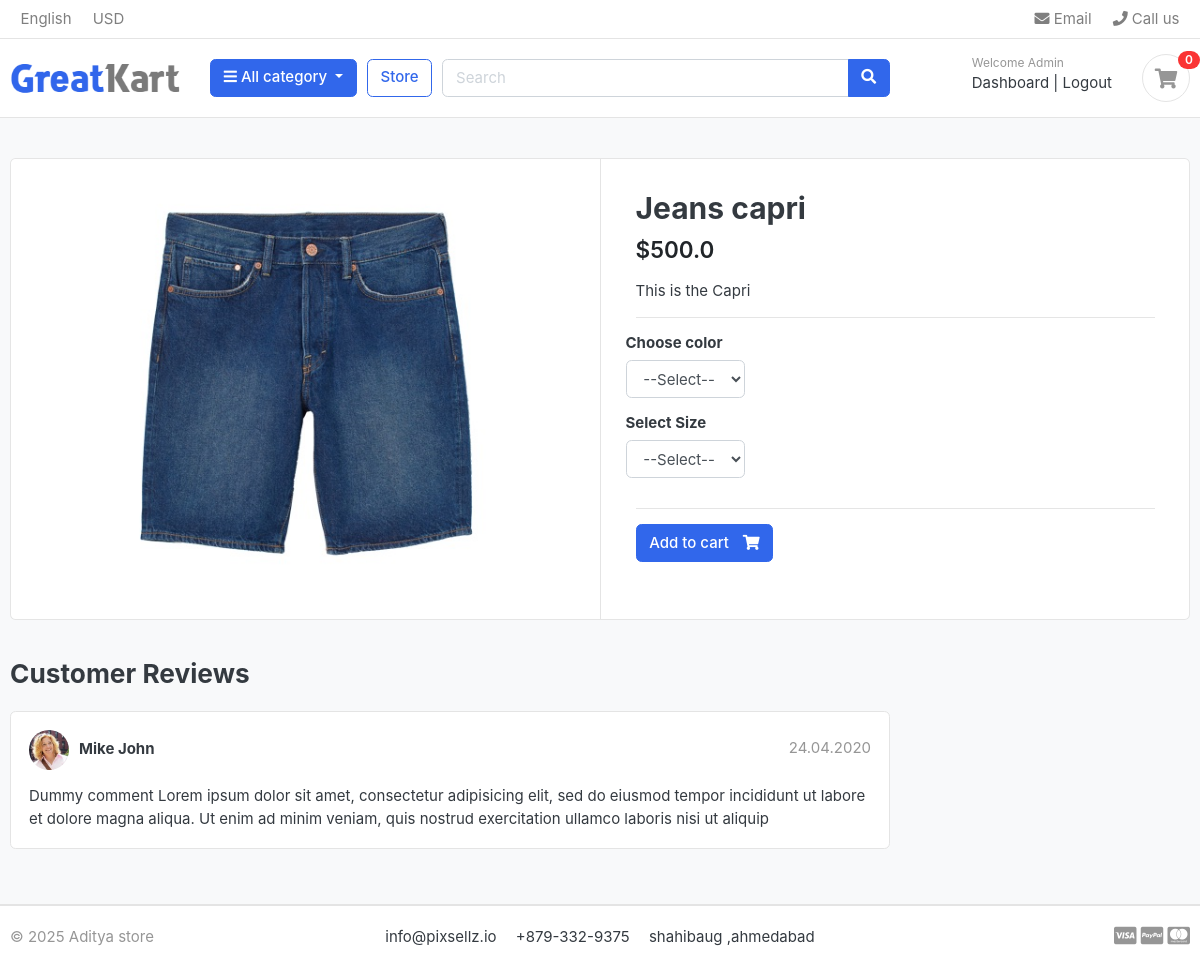
The app's page /store/category/cloths/jeans-capri (signed in) with its own data.
### apps/accounts/models.py (models this page shows, shortened)
class Account(AbstractBaseUser):
    first_name = models.CharField(max_length=50)
    last_name = models.CharField(max_length=50)
    username = models.CharField(max_length=50, unique=True)
    email = models.EmailField(max_length=100, unique=True)
    phone_number = models.CharField(max_length=50)
    date_joined = models.DateTimeField(auto_now_add=True)
    last_login = models.DateTimeField(auto_now_add=True)
    is_admin = models.BooleanField(default=False)
    is_staff = models.BooleanField(default=False)
    is_active = models.BooleanField(default=False)
    is_superadmin = models.BooleanField(default=False)
    USERNAME_FIELD = "email"
    REQUIRED_FIELDS = ["username", "first_name", "last_name"]
    objects = AccountManager()

### apps/store/models.py (models this page shows, shortened)
class Product(models.Model):
    product_name = models.CharField(max_length=200, unique=True)
    slug = models.SlugField(max_length=200, unique=True)
    description = models.TextField(max_length=500, blank=True)
    price = models.FloatField()
    image = models.ImageField(upload_to="photos/products")
    stock = models.IntegerField()
    is_available = models.BooleanField(default=True)
    category = models.ForeignKey(Category, on_delete=models.CASCADE)
    created_date = models.DateTimeField(auto_now_add=True)
    modified_date = models.DateTimeField(auto_now=True)

### apps/store/views.py (the view)
def product_detail(request, category_slug, product_slug):
    try:
        single_product = Product.objects.get(
            category__slug=category_slug, slug=product_slug
        )
        in_cart = CartItem.objects.filter(
            cart__cart_id=_cart_id(request), product=single_product
        ).exists()
    except Exception as e:
        raise e
    return render(
        request,
        "store/product_detail.html",
        context={"single_product": single_product, "in_cart": in_cart},
    )

### apps/cart/views.py (called while the page is built)
def _cart_id(request):
    return request.session.session_key or request.session.create()

### apps/category/context_processors.py (called while the page is built)
def menu_links(request):
    links = Category.objects.all()
    try:
        cart = Cart.objects.get(cart_id=_cart_id(request))
        cart_item_count = CartItem.objects.filter(cart=cart).count()
    except Cart.DoesNotExist:
        cart_item_count = 0
    return dict(links=links, cart_item_count=cart_item_count)

### apps/category/models.py (called while the page is built)
    def get_url(self):
        return reverse("product_with_category", args=[self.slug])

### apps/store/models.py (called while the page is built)
    def colors(self):
        return super(VariationManager, self).filter(
            variation_category="color", is_active=True
        )

    def sizes(self):
        return super(VariationManager, self).filter(
            variation_category="size", is_active=True
        )

### templates/store/product_detail.html (shortened to what this page needs)
{% extends "base.html" %}
{% load static %}
{% block body_content %}
<section class="section-content padding-y bg">
	<div class="container">
		<div class="card">
			<div class="row no-gutters">
				<aside class="col-md-6">
					<article class="gallery-wrap">
						<div class="img-big-wrap">
							<a href="#"><img src="{{single_product.image.url}}"></a>
						</div>
					</article>
				</aside>
				<main class="col-md-6 border-left">
					<form action="{% url 'add_cart' single_product.id %}" method="POST">
						<article class="content-body">
							<h2 class="title">{{single_product.product_name}}</h2>
							<div class="mb-3">
								<var class="price h4">${{single_product.price}}</var>
							</div>
							<p>{{single_product.description}}</p>
							<hr>
							<div class="row">
								<div class="item-option-select">
									<h6>Choose color</h6>
									<select name="color" class="form-control">
										<option value="" disabled selected>--Select--</option>
									</select>
								</div>
							</div>
							<div class="row">
								<div class="item-option-select">
									<h6>Select Size</h6>
									<select name="size" class="form-control">
										<option value="" disabled selected>--Select--</option>
									</select>
								</div>
							</div>
							<hr>
							{% if single_product.stock <= 0 %}
							<h5 class="text-danger">Out of stock</h5>
							{% else %}
							<button type="submit" class="btn  btn-primary"><span
									class="text">Add to cart</span> <i class="fas fa-shopping-cart"></i></a>
							{% endif %}
						</article>
					</form>
				</main>
			</div>
		</div>
		<br>
		<div class="row">
			<div class="col-md-9">
				<header class="section-heading">
					<h3>Customer Reviews </h3>
				</header>
				<article class="box mb-3">
					<div class="icontext w-100">
						<img src="{% static './images/avatars/avatar1.jpg' %}" class="img-xs icon rounded-circle">
						<div class="text">
							<span class="date text-muted float-md-right">24.04.2020 </span>
							<h6 class="mb-1">Mike John </h6>
						</div>
					</div>
					<div class="mt-3">
						<p>
							Dummy comment Lorem ipsum dolor sit amet, consectetur adipisicing elit, sed do eiusmod
							tempor incididunt ut labore et dolore magna aliqua. Ut enim ad minim veniam,
							quis nostrud exercitation ullamco laboris nisi ut aliquip
						</p>
					</div>
				</article>
			</div>
		</div>
	</div>
</section>
{% endblock %}

### templates/includes/navbar.html (shortened to what this page needs)
{% load static %}
<header class="section-header">
<nav class="navbar p-md-0 navbar-expand-sm navbar-light border-bottom">
<div class="container">
  <div class="collapse navbar-collapse" id="navbarTop4">
    <ul class="navbar-nav mr-auto">
    	<li class="nav-item dropdown">
		 	<a href="#" class="nav-link">   English </a>
		</li>
		<li class="nav-item dropdown">
			<a href="#" class="nav-link"> USD </a>
		</li>
    </ul>
    <ul class="navbar-nav">
		<li><a href="#" class="nav-link"> <i class="fa fa-envelope"></i> Email </a></li>
		<li><a href="#" class="nav-link"> <i class="fa fa-phone"></i> Call us </a></li>
	</ul>
  </div>
</div>
</nav>
<section class="header-main border-bottom">
	<div class="container">
<div class="row align-items-center">
	<div class="col-lg-2 col-md-3 col-6">
		<a href="{% url 'home' %}" class="brand-wrap">
			<img class="logo" src="{% static './images/logo.png' %}">
		</a>
	</div>
	<div class="col-lg col-sm col-md col-6 flex-grow-0">
		<div class="category-wrap dropdown d-inline-block float-right">
			<button type="button" class="btn btn-primary dropdown-toggle" data-toggle="dropdown">
				<i class="fa fa-bars"></i> All category
			</button>
		</div>
	</div>
	<a href="{% url 'store' %}" class="btn btn-outline-primary">Store</a>
	<div class="col-lg  col-md-6 col-sm-12 col">
		<form action="{% url 'search' %}" class="search">
			<div class="input-group w-100">
			    <input type="text" class="form-control" style="width:60%;" placeholder="Search" name="keyword">
			    <div class="input-group-append">
			      <button class="btn btn-primary" type="submit" key>
			        <i class="fa fa-search"></i>
			      </button>
			    </div>
		    </div>
		</form>
	</div>
	<div class="col-lg-3 col-sm-6 col-8 order-2 order-lg-3">
				<div class="d-flex justify-content-end mb-3 mb-lg-0">
					{% if user.id is None %}
						<div class="widget-header">
							<small class="title text-muted">Welcome guest!</small>
							<div>
								<a href="{% url 'login' %}"> Sign in</a> <span class="dark-transp"> | </span>
								<a href="{% url 'register' %}"> Register</a>
							</div>
						</div>
					{% else %}
						<div class="widget-header">
							<small class="title text-muted">Welcome {{user.first_name}}</small>
							<div>
								<a href="#"> Dashboard</a> <span class="dark-transp"> | </span>
								<a href="{% url 'logout' %}"> Logout</a>
							</div>
						</div>
					{% endif %}
					<a href="{% url 'cart' %}" class="widget-header pl-3 ml-3">
						<div class="icon icon-sm rounded-circle border"><i class="fa fa-shopping-cart"></i></div>
						<span class="badge badge-pill badge-danger notify">{{cart_item_count}}</span>
					</a>
				</div>
			</div>
</div>
	</div>
</section>
</header>

### static/css/ui.css (style rules this page uses)
html { font-family: "Inter", sans-serif; font-size: 15px; }
.content-body { flex: 1 1 auto; padding: 2rem 2.3rem; }
.icon-xs, .icon-sm, .icon-md, .icon-lg { display: inline-block; text-align: center; flex-shrink: 0; flex-grow: 0; }
.icon-sm { width: 48px; height: 48px; line-height: 48px !important; font-size: 20px; }
.img-xs, .img-sm, .img-md, .img-lg { -o-object-fit: cover; object-fit: cover; flex-shrink: 0; flex-grow: 0; }
.img-xs { width: 40px; height: 40px; }
.padding-y { padding-top: 40px; padding-bottom: 40px; }
var { font-style: normal; }
article:after, .form-group:after { display: block; clear: both; content: ""; }
.bg { background-color: #f8f9fa; }
.section-heading { margin-bottom: 20px; margin-top: 15px; }
p:last-child { margin-bottom: 0; }
.header-main { position: relative; padding-top: 1rem; padding-bottom: 1rem; }
.brand-wrap .logo, .navbar-brand .logo { margin-right: 7px; max-height: 42px; display: inline-block; }
.widget-header { display: inline-block; vertical-align: middle; position: relative; }
.widget-header a { color: #343a40; }
.widget-header i { color: #969696; }
.widget-header .title { display: block; }
.widget-header .notify { position: absolute; top: -3px; right: -10px; }
.btn .text + i { margin-left: 10px; }
.icontext { display: inline-flex; align-items: center; vertical-align: middle; }
.icontext .text { width: 100%; line-height: 1.2; }
.icontext .icon { position: relative; margin-right: 10px; flex-shrink: 0; flex-grow: 0; }
.notify { position: absolute; top: -4px; right: -10px; display: inline-block; padding: 0.25em 0.6em; font-size: 12px; line-height: 1; text-align: center; border-radius: 3rem; color: #fff; background-color: #fa3434; }
.price { font-weight: 600; color: #212529; }
.box { padding: 18px; background: #fff; border-radius: 0.37rem; border: 1px solid #e4e4e4; }
.box img { max-width: 100%; }
.gallery-wrap .img-big-wrap { margin-bottom: 10px; border-radius: 0.37rem; overflow: hidden; background-color: #fff; }
.gallery-wrap .img-big-wrap a { text-align: center; display: block; }
.gallery-wrap .img-big-wrap img { height: 450px; width: auto; display: inline-block; }
.item-option-select { margin-bottom: 1rem; display: inline-block; margin-right: 15px; }

### records on screen
Account: first_name "Admin"
Product: image (picture), product_name "Jeans capri", price "500.0", description "This is the Capri"

### other values on screen
{{ cart_item_count }} "0"
